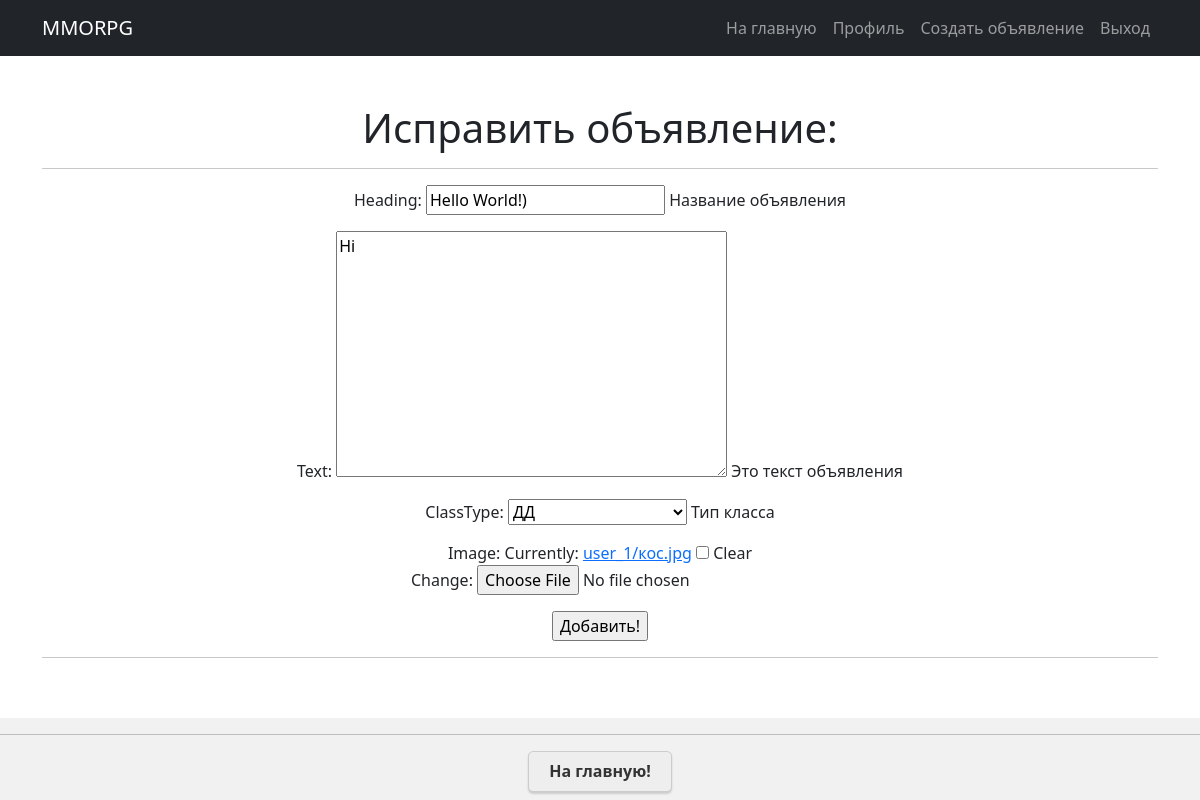
/25/update/ (signed in), run on the app's committed database.
### appmmo/models.py (models this page shows, shortened)
class Advertisement(models.Model):
    tank = 'TK'
    heal = 'HL'
    dd = 'DD'
    trader = 'TD'
    guild_masters = 'GM'
    quest_giver = 'KG'
    blacksmith = 'BS'
    the_tanner = 'TR'
    potions_master = 'PM'
    master_of_spells = 'SP'
    CATEGORY_CHOIESES = (
        (tank, ('Танки')),
        (heal, ('Хилы')),
        (dd, ('ДД')),
        (trader, ('Торговец')),
        (guild_masters, ('Гилдмастер')),
        (quest_giver, ('Квестгивер')),
        (blacksmith, ('Кузнец')),
        (the_tanner, ('Кожевник')),
        (potions_master, ('Зельевар')),
        (master_of_spells, ('Мастер заклинаний')),
    )
    author = models.ForeignKey(User, on_delete=models.CASCADE)
    heading = models.CharField(max_length=128, help_text=('Название объявления'))
    text = models.TextField(help_text=('Это текст объявления'))
    classType = models.CharField(max_length=2, choices=CATEGORY_CHOIESES, help_text=('Тип класса'))
    image = models.ImageField(max_length=255,  upload_to=user_directory_path, null=True, blank=True)
    dateCreation = models.DateTimeField(auto_now_add=True)

### appmmo/views.py (the view)
# urls.py: path('<int:pk>/update/', UpdateAdvertisement.as_view(), name='advertisement_update'),
class UpdateAdvertisement(LoginRequiredMixin, UpdateView):
    form_class = AdvertisementForm
    model = Advertisement
    template_name = 'UpdateAdvertisement.html'

### appmmo/forms.py
class AdvertisementForm(forms.ModelForm):
    class Meta:
        model = Advertisement
        fields = ['heading', 'text', 'classType', 'image']

### templates/UpdateAdvertisement.html (shortened to what this page needs)
{% extends 'flatpages/default.html' %}
{% block content %}
<h1> Исправить объявление: </h1>
<hr>
<form action="" method="post" enctype="multipart/form-data">
    {{ form.as_p }}
    <input type="submit" value="Добавить!"  />
</form>
<hr>
    <div class="bottom">
  <hr>
  <h6><a href="/" class="button">На главную!</a></h6>
</div>
{% endblock content %}

### templates/UpdateAdvertisement.html (style rules this page uses)
.bottom { position: fixed; left: 0; bottom: 0; width: 100%; background-color: #f1f1f1; text-align: center; }
a.button { display: inline-block; border: 1px solid #ccc; background-color: #eee; color: #333; padding: 10px 20px; text-decoration: none; font-size: 16px; font-weight: bold; border-radius: 5px; box-shadow: 0px 2px 2px #ccc; }

### data on the page
Advertisement: heading "Hello World!)", text "Hi", classType "ДД"
